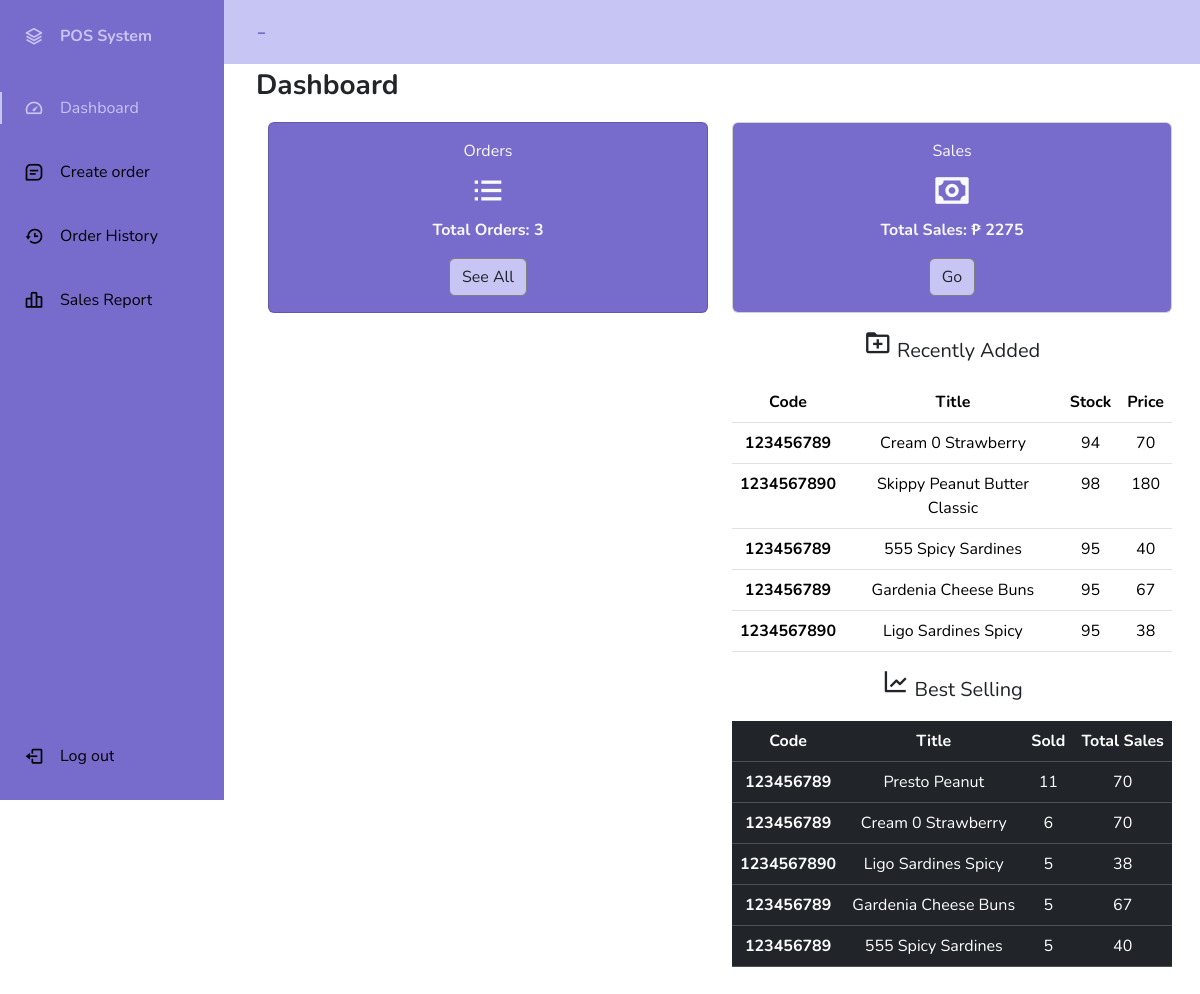
The app's page /Cashier/dashboard/dashboard.php with its own data.
### tables this page shows
CREATE TABLE `products` (
  `ID` int(11) NOT NULL,
  `Code` bigint(100) NOT NULL,
  `Name` varchar(100) NOT NULL,
  `Stock` int(11) NOT NULL,
  `SRP` int(11) NOT NULL,
  `MarkupPrice` int(11) NOT NULL,
  `SoldQty` int(11) NOT NULL,
  `LossQty` int(11) NOT NULL,
  `ReturnQty` int(11) NOT NULL,
  `Status` varchar(100) NOT NULL,
  `Archive` varchar(100) NOT NULL
);

### Cashier/dashboard/dashboard.php (the view, shortened to what this page needs)
<?php
include '../includes/dbconn.php';
$sqlTotal = "SELECT SUM(Total) AS totalSales FROM `orderhistory` WHERE `Status_` != 'Voided'";
$resultTotal = mysqli_query($conn, $sqlTotal);
$totalSales = mysqli_fetch_assoc($resultTotal)['totalSales'];
$sqlTotalOrder = "SELECT COUNT(*) AS totalOrder FROM `orderhistory` WHERE `Status_` != 'Voided'";
$resultOrder = mysqli_query($conn, $sqlTotalOrder);
$totalOrder = mysqli_fetch_assoc($resultOrder)['totalOrder'];
?>
<!doctype html>
<html lang="en">
<head>
    <link href="https://cdn.jsdelivr.net/npm/bootstrap@5.3.2/dist/css/bootstrap.min.css" rel="stylesheet">
    <link href="https://cdn.jsdelivr.net/npm/boxicons@latest/css/boxicons.min.css" rel="stylesheet">
    <link rel="stylesheet" href="../includes/style.css">
</head>
<body id="body-pd">
    <header class="header" id="header">
        <div class="header_toggle"><?php echo $_SESSION['Name'] . ' - ' . $_SESSION['Position'] ?></div>
        <div class="header_img"> <img src="https://visualpharm.com/assets/381/Admin-595b40b65ba036ed117d3b23.svg" alt=""> </div>
    </header>
    <div class="l-navbar" id="nav-bar">
    <nav class="nav">
            <div>
                <a href="" class="nav_logo">
                    <i class='bx bx-layer nav_logo-icon'></i>
                    <span class="nav_logo-name">POS System</span>
                </a>
                <div class="nav_list">
                    <a href="../dashboard/dashboard.php" class="nav_link active">
                        <i class='bx bx-tachometer nav_icon'></i>
                        <span class="nav_name">Dashboard</span>
                    </a>
                    <a href="../CreateOrder/createOrder.php" class="nav_link">
                        <i class='bx bx-message-square-detail nav_icon'></i>
                        <span class="nav_name">Create order</span>
                    </a>
                    <a href="../orderHistory/history.php" class="nav_link">
                        <i class='bx bx-history nav_icon'></i>
                        <span class="nav_name">Order History</span>
                    </a>
                    <a href="../SalesReport/salesReport.php" class="nav_link">
                        <i class='bx bx-bar-chart-alt-2 nav_icon'></i>
                        <span class="nav_name">Sales Report</span>
                    </a>
                </div>
            </div>
            <a href="../logout.php" class="nav_link">
                <i class='bx bx-log-out nav_icon'></i>
                <span class="nav_name">Log out</span>
            </a>
        </nav>
    </div>
    <div class="bg-body text-center">
        <p class="text-start fw-bold fs-3">Dashboard</p>
        <div class="container-fluid">
            <div class="row">
                <div class="col-md-6 mb-3">
                    <div class="card text-center text-light" style="background-color: #776BCC;">
                        <div class="card-body">
                            <p class="card-title">Orders</p>
                            <i class='bx bx-list-ul fs-1'></i>
                            <p class="card-text fw-bold">Total Orders: <?php echo $totalOrder; ?></p>
                            <a href="../orderHistory/history.php" class="btn" style="background-color: #C7C5F4; border: 1px solid grey">See All</a>
                        </div>
                    </div>
                </div>
                <div class="col-md-6 mb-3">
                    <div class="card text-center">
                        <div class="card-body text-light" style="background-color: #776BCC;">
                            <p class="card-title">Sales</p>
                            <i class='bx bx-money fs-1'></i>
                            <p class="card-text fw-bold">Total Sales: ₱ <?php echo $totalSales; ?></p>
                            <a href="../SalesReport/salesReport.php" class="btn" style="background-color: #C7C5F4; border: 1px solid grey">Go</a>
                        </div>
                    </div>
                </div>
            </div>
        </div>
        <div class="container-fluid">
            <div class="row">
                <div class="col-md-6 mb-3">
                    <div id="curve_chart" style="width: 100%; height: 650px"></div>
                </div>
                <div class="col-md-6 mb-3 ">
                    <table class="table">
                        <p class="fs-5"><i class='bx bx-folder-plus fs-3'></i> Recently Added</p>
                        <thead>
                            <tr>
                                <th scope="col">Code</th>
                                <th scope="col">Title</th>
                                <th scope="col">Stock</th>
                                <th scope="col">Price</th>
                            </tr>
                        </thead>
                        <tbody>
                            <?php
                            $recently = "SELECT * FROM `products` WHERE `Archive` != 'Yes' ORDER BY `ID` DESC LIMIT 5";
                            $resultRecently = mysqli_query($conn, $recently);
                            while ($row = mysqli_fetch_assoc($resultRecently)) {
                            ?>
                                <tr>
                                    <th><?php echo $row['Code']; ?></th>
                                    <td><?php echo $row['Name']; ?></td>
                                    <td><?php echo $row['Stock']; ?></td>
                                    <td><?php echo $row['MarkupPrice']; ?></td>
                                </tr>
                            <?php } ?>
                        </tbody>
                    </table>
                    <p class="fs-5"><i class='bx bx-line-chart fs-3'></i> Best Selling </p>
                    <table class="table table-dark">
                        <thead>
                            <tr>
                                <th scope="col">Code</th>
                                <th scope="col">Title</th>
                                <th scope="col">Sold</th>
                                <th scope="col">Total Sales</th>
                            </tr>
                        </thead>
                        <tbody>
                            <?php
                            $bestSeller = "SELECT * FROM `products` WHERE `Archive` != 'Yes' AND `SoldQty` != '0' ORDER BY `SoldQty` DESC LIMIT 5";
                            $resultbestSeller = mysqli_query($conn, $bestSeller);
                            while ($row = mysqli_fetch_assoc($resultbestSeller)) {
                            ?>
                                <tr>
                                    <th><?php echo $row['Code']; ?></th>
                                    <td><?php echo $row['Name']; ?></td>
                                    <td><?php echo $row['SoldQty']; ?></td>
                                    <td><?php echo $row['MarkupPrice']; ?></td>
                                </tr>
                            <?php } ?>
                        </tbody>
                    </table>
                </div>
            </div>
        </div>
    </div>
</body>
</html>

### Cashier/includes/style.css (style rules this page uses)
:root { --header-height: 3rem; --nav-width: 68px; --first-color: #776BCC; --first-color-light: black; --white-color: #C7C5F4; --body-font: 'Nunito', sans-serif; --normal-font-size: 1rem; --z-fixed: 100 }
* { overflow-x: hidden; }
body { position: relative; margin: var(--header-height) 0 0 0; padding: 0 1rem; font-family: var(--body-font); font-size: var(--normal-font-size); }
a { text-decoration: none; }
.header { width: 100%; height: var(--header-height); position: fixed; top: 0; left: 0; display: flex; align-items: center; justify-content: space-between; padding: 0 1rem; background-color: var(--white-color); z-index: var(--z-fixed); }
.header_toggle { color: var(--first-color); font-size: 1.6rem; cursor: pointer; }
.header_img { width: 35px; height: 35px; display: flex; justify-content: center; border-radius: 50%; overflow: hidden; }
.header_img img { width: 40px; }
.l-navbar { position: fixed; top: 0; left: -30%; width: var(--nav-width); height: 100vh; background-color: var(--first-color); padding: .5rem 1rem 0 0; z-index: var(--z-fixed); }
.nav { height: 100%; display: flex; flex-direction: column; justify-content: space-between; overflow: hidden; }
.nav_logo, .nav_link { display: grid; grid-template-columns: max-content max-content; align-items: center; column-gap: 1rem; padding: .5rem 0 .5rem 1.5rem; }
.nav_logo { margin-bottom: 2rem; }
.nav_logo-icon { font-size: 1.25rem; color: var(--white-color); }
.nav_logo-name { color: var(--white-color); font-weight: 700; }
.nav_link { position: relative; color: var(--first-color-light); margin-bottom: 1.5rem; }
.nav_icon { font-size: 1.25rem; }
.show { left: 0; }
.body-pd { padding-left: calc(var(--nav-width) + 1rem); }
.active { color: var(--white-color); }
.active::before { content: ''; position: absolute; left: 0; width: 2px; height: 32px; background-color: var(--white-color); }
@media screen and (min-width: 768px) { body { margin: calc(var(--header-height) + 1rem) 0 0 0; padding-left: calc(var(--nav-width) + 2rem); } }
@media screen and (min-width: 768px) { .header { height: calc(var(--header-height) + 1rem); padding: 0 2rem 0 calc(var(--nav-width) + 2rem); } }
@media screen and (min-width: 768px) { .header_img { width: 40px; height: 40px; } }
@media screen and (min-width: 768px) { .header_img img { width: 45px; } }
@media screen and (min-width: 768px) { .l-navbar { left: 0; padding: 1rem 1rem 0 0; } }
@media screen and (min-width: 768px) { .show { width: calc(var(--nav-width) + 156px); } }
@media screen and (min-width: 768px) { .body-pd { padding-left: calc(var(--nav-width) + 188px); } }

### records on screen
products: Code "123456789", Name "Cream 0 Strawberry", Stock "94", MarkupPrice "70", SoldQty "6"
products: Code "1234567890", Name "Skippy Peanut Butter Classic", Stock "98", MarkupPrice "180"
products: Code "123456789", Name "555 Spicy Sardines", Stock "95", MarkupPrice "40", SoldQty "5"
products: Code "123456789", Name "Gardenia Cheese Buns", Stock "95", MarkupPrice "67", SoldQty "5"
products: Code "1234567890", Name "Ligo Sardines Spicy", Stock "95", MarkupPrice "38", SoldQty "5"
products: Code "123456789", Name "Presto Peanut", SoldQty "11", MarkupPrice "70"

### other values on screen
$totalOrder "3"
$totalSales "2275"
